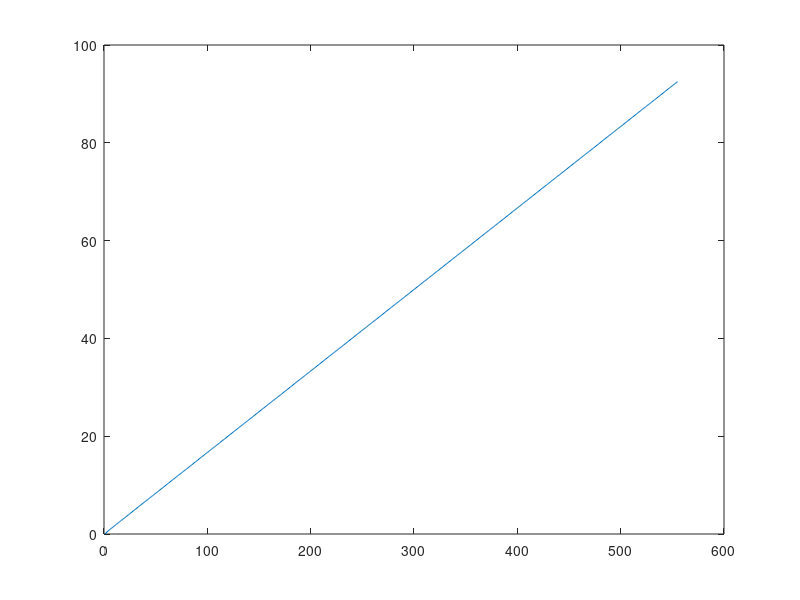

MATLAB code to generate this figure: (Note: this script raises an error after producing the figure.)
%%
kmax = 555;
krec = 5;
gamma = 2.;

a = zeros(1,kmax);
b = zeros(1,kmax);
g = zeros(1,kmax);
Y = zeros(1,kmax);

a(1) = 2./sqrt(pi);
b(1) = 0;
g(1) = -gamma/12.;

Y = 2*[0:kmax-1]+gamma;

for k = 1:krec-1
    b(k + 1) = (2*k - 1 + gamma)/2 - b(k) - a(k)^2;
    a(k + 1) = (((k + gamma/2)/2 - b(k + 1))^2 - gamma^2/16)/(a(k)*b(k + 1));
end

g(2:krec) = b(2:krec) - Y(2:krec)/12;

C0 = 1./36. - gamma^2/8.;
C1 = 23./432. - 11./48.*gamma^2 + 3./32.*gamma^4; 
C2 = 1189./2592. - 409./192.*gamma^2 + 75./64.*gamma^4 + 9./64.*gamma^6; 
C3 = 196057./20736. - 153559./3456.*gamma^2 + 7111./256.*gamma^4 + 639./128.*gamma^6 + 135./512.*gamma^8;

for k = krec:kmax-1
    Y(k + 1) = 2*k + gamma;
    g(k + 1) = C0/Y(k + 1) + C1/Y(k + 1)^3 + C2/Y(k + 1)^5 + C3/Y(k + 1)^7;
end

idx = [krec+1:kmax];

g(idx) = C0./Y(idx) + C1./Y(idx).^3 + C2./Y(idx).^5 + C3./Y(idx).^7;

plot(g,'-o')

%%
f = @(y,gn,gnm1,gnp1) ((y + 1.)/3. - gnp1 - gn).*((y - 1)/3. - gn - ...
      gnm1).*(y/12. + gn).^2 - ((y/6. - gn).^2 - 1./4.).^2;
fp = @(y,gn,gnm1,gnp1) -((5.*y)/27.) - (gnm1.*y)/18. + (gnp1.*y)/18. + ...
    (gnm1.*gnp1.*y)/6. - (7.*gnm1.*y.^2)/144. - (7.*gnp1.*y.^2)/144. + (7.*y.^3)/216.;

for i = 0:10000
 F = f(Y(2:kmax - 1), g(2:kmax - 1), g(1:kmax - 2), g(3:kmax));
 Fp = fp(Y(2:kmax - 1), g(2:kmax - 1), g(1:kmax - 2), g(3:kmax));
 g(2:kmax - 1) = g(2:kmax - 1) - F./Fp;
%  For[j = 2, j <= kmax - 1, j = j + 1,
%   If[Abs[N[Fp(j - 1), d) > 10^(-60),
%    If[Abs[N[F(j - 1)/Fp(j - 1), d) > 10^(-100),
%     g(j) = g(j) - N[F(j - 1)/Fp(j - 1), d];
%     ]
%    ]
%   ]
end

plot(g);

%%
b = g + Y/12; 
a(1:kmax - 1) = sqrt((Y(1 : kmax - 1) + 1)/3 - g(2 : kmax) - g(1 : kmax - 1));
a(kmax) = ((((kmax-1) + gamma/2)/2 - b(kmax))^2 - gamma^2/16)/(a(kmax-1)*b(kmax));

plot(b)

%%
gaussnodes = zeros(1, kmax*(kmax + 1)/2);
gaussweights2 = zeros(1, kmax*(kmax + 1)/2);

for k = 2:555
    J = diag(a(1:k)) + diag(sqrt(b(2:k)), 1) + diag(sqrt(b(2:k)), -1);
%     cn(k) = cond(J);
    [vectors, values] = eig(J);
    gaussnodes(k*(k - 1)/2 + 1 : k*(k - 1)/2 + k) = diag(values);
    gaussweights2(k*(k - 1)/2 + 1 : k*(k - 1)/2 + k) = vectors(1,:).^2;
end
%%
pnodes = zeros(kmax, kmax*(kmax + 1)/2);
pnodes(1, :) = sqrt(4./sqrt(pi));
for k = 2:555
    pnodes(k, :) = sample_poly(a,b,k,gaussnodes);
end
%%
for k = 2:kmax
    for i = 1:k
        pi = pnodes(1 : k, k*(k - 1)/2 + i);
        gaussweights(k*(k - 1)/2 + i) = 1/(pi'*pi);
    end
end

%%
k=256;
test=sort(gaussnodes(k*(k - 1)/2 + 1 : k*(k - 1)/2 + k))';

%%
testf = @(x) (sin(100*x)+cos(100*x));
k = 100;

for k=2:1:555
    x = gaussnodes(k*(k - 1)/2 + 1 : k*(k - 1)/2 + k);
    w = gaussweights(k*(k - 1)/2 + 1 : k*(k - 1)/2 + k);
    I(k) = testf(x)*(w');
end
semilogy(abs(I+2.0024036067351600382976893458605e-6))
grid on
ylabel('Integration error');
xlabel('Quadrature order');

%%
pnorm(1) = 1;
for k=2:500
    q = k;
    x = gaussnodes(q*(q - 1)/2 + 1 : q*(q - 1)/2 + q);
    f = sample_poly(a,b,k,x);
    f2 = f.^2;
    f2(isinf(f2)) = 0;
    w = gaussweights(q*(q - 1)/2 + 1 : q*(q - 1)/2 + q);
%     w(w < 1.e-30) = 0;
    pnorm(k) = f2*(w');
end

pnorm2(1) = sqrt(pi)/4.;
for k=2:500
    pnorm2(k) = b(k)*pnorm(k-1);
end

semilogy(abs(pnorm-1),'-o')
grid on
ylabel('Error in polynomial norm');
xlabel('Polynomial order');
% hold on 
% semilogy(pnorm2)
% hold off


%%
x = linspace(0.01,40,40000);
f = abs(sample_poly(a,b,500,x));
semilogy(x,f)

%%
writematrix([a', b'],'maxpoly_upto555_recursive.dat');
writematrix([gaussnodes', gaussweights'],'maxpoly_upto555.dat');

%%
save('maxpoly_matlab_data');

%%
function S = sample_poly(a,b,q,x)
    Bn = zeros(q + 2, length(x));
    for k = q:-1:1
        if k == q
            Bn(k, :) = 1 + (x - a(k)).*Bn(k + 1, :)/sqrt(b(k+1)) - sqrt(b(k + 1)/b(k+2)).*Bn(k + 2, :);
        else
            Bn(k, :) = (x - a(k)).*Bn(k + 1, :)/sqrt(b(k+1)) - sqrt(b(k + 1)/b(k+2)).*Bn(k + 2, :);
        end
    end
    S = Bn(2, :).*(x-2./sqrt(pi))/sqrt(sqrt(pi)*(1.5-4./pi)/4) - sqrt(b(2)/b(3))*Bn(3, :)/sqrt(sqrt(pi)/4.);
end
